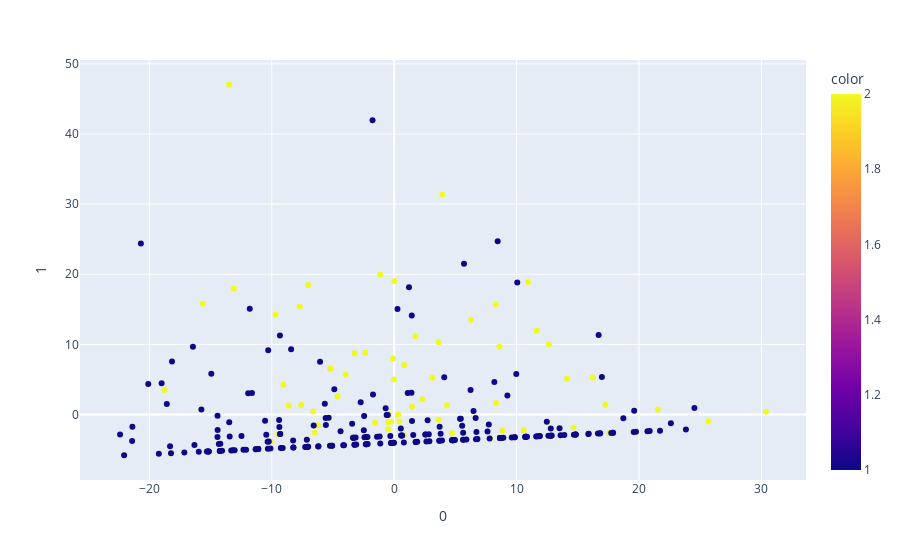

The cell this chart's notebook holds for it:
### Code cell
import matplotlib.pyplot as plt
import plotly.express as px
%matplotlib inline

#sns.set(color_codes=True)



X = dataset[['Age of patient', 'Patients year of operation'
             , 'Number of positive axillary']]
pca = PCA(n_components=2)
components = pca.fit_transform(X)
fig = px.scatter(components, x=0, y=1, color=finalDf['target'])
fig.show()

### Figure 1 — Plotly figure (JSON) as saved in the notebook; plotly's stock layout.template omitted (floating-point values rounded to 4 significant figures; data arrays with more than 128 entries replaced by an {"elided": "..."} marker saying what was removed)
{"data": [{"hovertemplate": "0=%{x}<br>1=%{y}<br>color=%{marker.color}<extra></extra>", "legendgroup": "", "marker": {"color": {"elided": "305 int values"}, "coloraxis": "coloraxis", "symbol": "circle"}, "mode": "markers", "name": "", "orientation": "v", "showlegend": false, "type": "scatter", "x": {"elided": "305 float values"}, "xaxis": "x", "y": {"elided": "305 float values"}, "yaxis": "y"}], "layout": {"coloraxis": {"colorbar": {"title": {"text": "color"}}, "colorscale": [[0, "#0d0887"], [0.1111, "#46039f"], [0.2222, "#7201a8"], [0.3333, "#9c179e"], [0.4444, "#bd3786"], [0.5556, "#d8576b"], [0.6667, "#ed7953"], [0.7778, "#fb9f3a"], [0.8889, "#fdca26"], [1, "#f0f921"]]}, "legend": {"tracegroupgap": 0}, "margin": {"t": 60}, "xaxis": {"anchor": "y", "domain": [0, 1], "title": {"text": "0"}}, "yaxis": {"anchor": "x", "domain": [0, 1], "title": {"text": "1"}}}}
